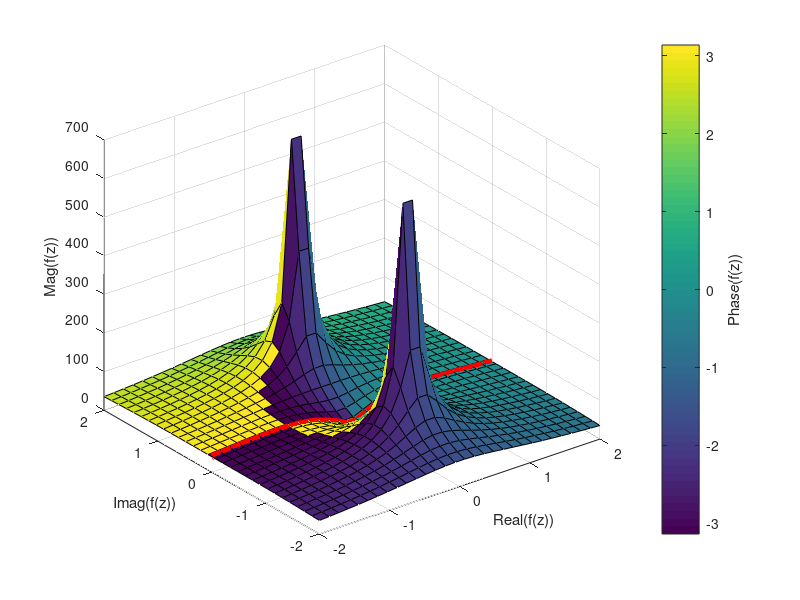

This chart was generated by the following MATLAB code:
clear all; close all; clc;
real_axis=linspace(-2,2,30);
imag_axis=linspace(-2,2,30);

fz= zeros(length(real_axis),length(imag_axis));
for iter_r=1:length(real_axis)
    for iter_i=1:length(imag_axis)
        z=real_axis(iter_r)+1j*imag_axis(iter_i);
        fz(iter_r,iter_i)=100*z./(z.^2+1);
    end
end

surf(real_axis,imag_axis,abs(fz'),angle(fz'));
xlabel('Real(f(z))');
ylabel('Imag(f(z))');
zlabel('Mag(f(z))');
% title('z=c^2+1, c=x+jy');
h = colorbar;
ylabel(h, 'Phase(f(z))')
hold on

plot3(real_axis,zeros(size(real_axis)),abs(100*real_axis./(real_axis.^2+1)),'r','linewidth',5)

% r = (0:0.025:1)';                        % create a matrix of complex inputs
% theta = pi*(-1:0.05:1);
% z = r*exp(1i*theta);
% w = z.^3;                                % calculate the complex outputs
% 
% surf(real(z),imag(z),real(w),imag(w))    % visualize the complex function using surf
% xlabel('Real(z)')
% ylabel('Imag(z)')
% zlabel('Real(w)')
% cb = colorbar;
% cb.Label.String = 'Imag(w)';